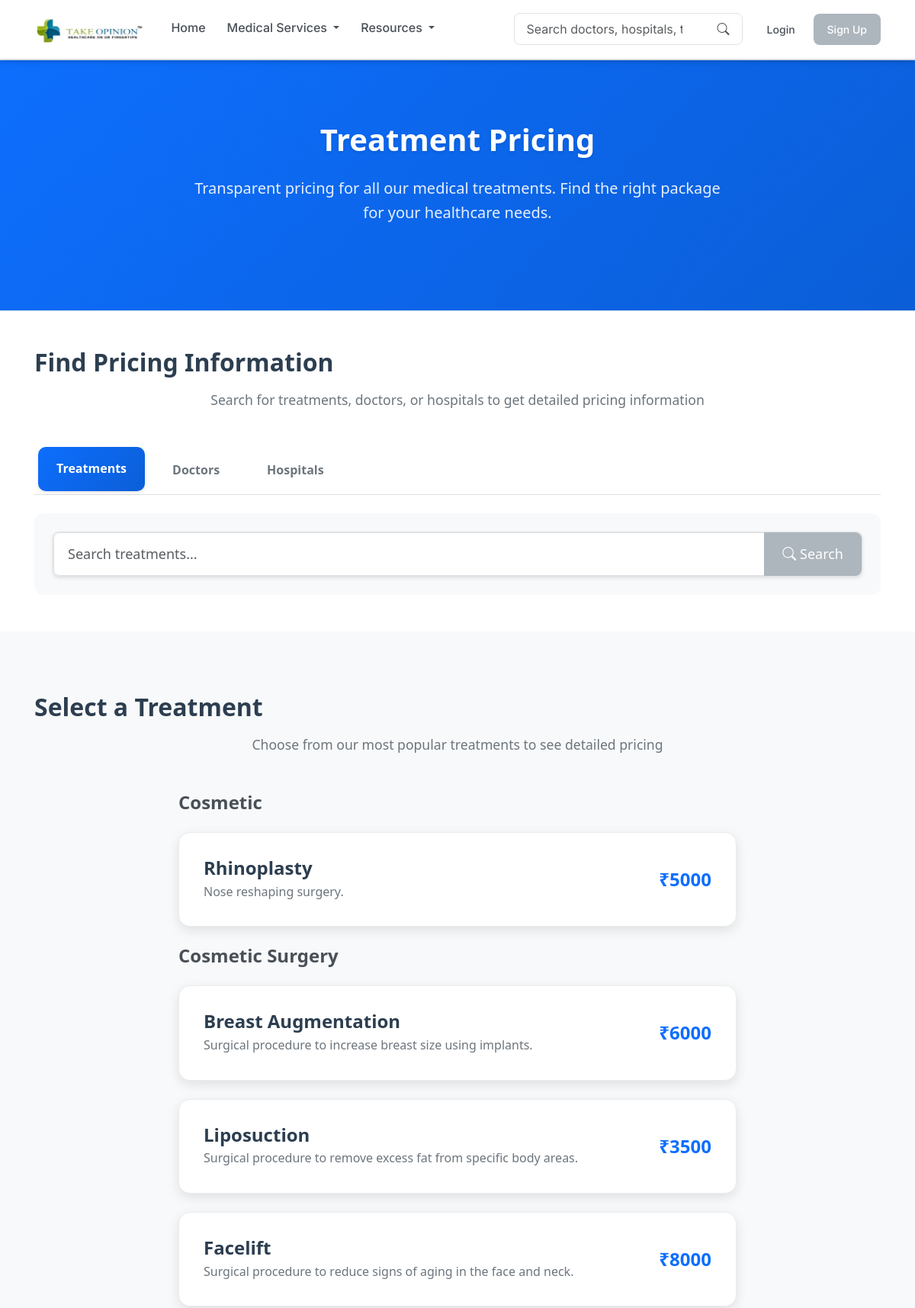
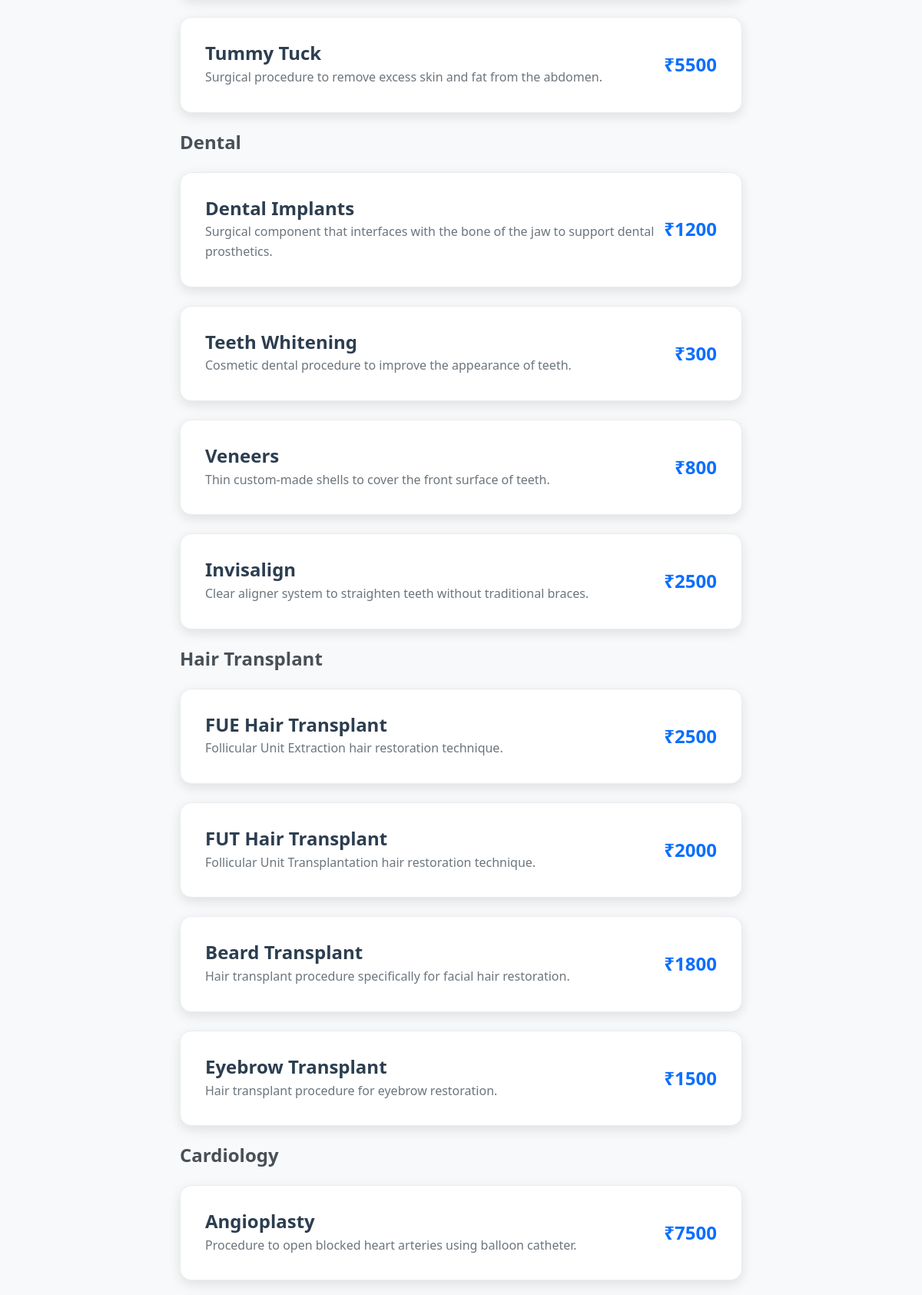
/treatments/pricing/ (upper part), run on the app's committed database (2 pictures, top to bottom).
### treatments/models.py (models this page shows, shortened)
class TreatmentCategory(models.Model):
    TYPE_CHOICES = (
        ("medical", "Medical Treatments"),
        ("aesthetic", "Aesthetic"),
        ("wellness", "Wellness"),
    )
    name = models.CharField(max_length=200)
    slug = models.SlugField(unique=True, blank=True)
    type = models.CharField(max_length=20, choices=TYPE_CHOICES, default="medical")
    class Meta:
        verbose_name_plural = "Treatment Categories"

class Treatment(models.Model):
    name = models.CharField(max_length=200)
    slug = models.SlugField(unique=True, blank=True)
    description = models.TextField(blank=True)
    category = models.ForeignKey(TreatmentCategory, on_delete=models.CASCADE, related_name="treatments")
    duration = models.CharField(max_length=100, blank=True, default="5-7 days")
    anesthesia_type = models.CharField(max_length=100, blank=True, default="General")
    recovery_time = models.CharField(max_length=100, blank=True, default="2-3 weeks")
    procedure_details = models.TextField(blank=True, default="This treatment involves a comprehensive approach to address your medical condition with the latest techniques and technology. The procedure is performed by highly qualified specialists in state-of-the-art facilities.")
    preparation_guidelines = models.TextField(blank=True, default="Consult your doctor,Stop certain medications,Complete medical tests,Fast before procedure")
    aftercare_instructions = models.TextField(blank=True, default="Rest and recovery period,Medication schedule,Follow-up appointments,Activity restrictions")
    starting_price = models.DecimalField(max_digits=10, decimal_places=2, default=5000.00)
    review_count = models.PositiveIntegerField(default=120)  # type: ignore

### treatments/views.py (the view)
# urls.py: path("pricing/", views.treatments_pricing, name="treatments_pricing"),
def treatments_pricing(request: HttpRequest) -> HttpResponse:
    treatments = Treatment.objects.select_related('category').all().order_by('category__type', 'category__name', 'name')  # type: ignore
    categories = TreatmentCategory.objects.prefetch_related('treatments').all().order_by("type", "name")  # type: ignore
    return render(request, "treatments/pricing.html", {
        "treatments": treatments,
        "categories": categories
    })

### treatments/templates/treatments/pricing.html (shortened to what this page needs)
{% extends 'base.html' %}
{% block content %}
<div class="pricing-page">
  <section class="hero-section" aria-labelledby="hero-heading">
    <div class="container hero-content">
      <h1 id="hero-heading" class="hero-title">Treatment Pricing</h1>
      <p class="hero-subtitle">Transparent pricing for all our medical treatments. Find the right package for your healthcare needs.</p>
    </div>
  </section>
  <section class="search-section" aria-labelledby="search-heading">
    <div class="container">
      <div class="section-header">
        <h2 id="search-heading" class="section-title">Find Pricing Information</h2>
        <p class="section-subtitle">Search for treatments, doctors, or hospitals to get detailed pricing information</p>
      </div>
      <ul class="nav nav-tabs search-tabs mb-4" id="searchTab" role="tablist">
        <li class="nav-item" role="presentation">
          <button class="nav-link active" id="treatment-tab" data-bs-toggle="tab" data-bs-target="#treatment" type="button" role="tab">Treatments</button>
        </li>
        <li class="nav-item" role="presentation">
          <button class="nav-link" id="doctor-tab" data-bs-toggle="tab" data-bs-target="#doctor" type="button" role="tab">Doctors</button>
        </li>
        <li class="nav-item" role="presentation">
          <button class="nav-link" id="hospital-tab" data-bs-toggle="tab" data-bs-target="#hospital" type="button" role="tab">Hospitals</button>
        </li>
      </ul>
      <div class="tab-content" id="searchTabContent">
        <div class="tab-pane fade show active" id="treatment" role="tabpanel">
          <div class="search-form">
            <div class="input-group">
              <input type="text" class="form-control form-control-lg" id="treatmentSearch" placeholder="Search treatments...">
              <button class="btn btn-primary btn-lg" type="button" id="searchTreatmentBtn">
                <i class="bi bi-search"></i> Search
              </button>
            </div>
          </div>
        </div>
      </div>
    </div>
  </section>
  <section class="treatment-selection-section" aria-labelledby="treatment-selection-heading">
    <div class="container">
      <div class="section-header">
        <h2 id="treatment-selection-heading" class="section-title">Select a Treatment</h2>
        <p class="section-subtitle">Choose from our most popular treatments to see detailed pricing</p>
      </div>
      <div class="row">
        <div class="col-lg-8 mx-auto">
          {% for category in categories %}
            {% if category.treatments.all %}
              <h4 class="mb-4">{{ category.name }}</h4>
              {% for treatment in category.treatments.all %}
                <div class="treatment-card" data-treatment-id="{{ treatment.id }}">
                  <div class="d-flex justify-content-between align-items-center">
                    <div>
                      <h4 class="mb-1">{{ treatment.name }}</h4>
                      <p class="mb-0 text-muted">{{ treatment.description|truncatewords:15 }}</p>
                    </div>
                    <div class="price">₹{{ treatment.starting_price|floatformat:0 }}</div>
                  </div>
                </div>
              {% endfor %}
            {% endif %}
          {% endfor %}
        </div>
      </div>
    </div>
  </section>
</div>
{% endblock %}

### static/css/main.css (style rules this page uses)
:root { --medical-red: #adb5bd; --medical-red-dark: #868e96; --medical-green: #adb5bd; --medical-green-dark: #868e96; --medical-blue: #adb5bd; --medical-blue-dark: #868e96; --medical-blue-light: #e9ecef; --turquoise: #adb5bd; --slate-blue: #adb5bd; --platinum: #e9ecef; --glacier: #e9ecef; --ice-blue: #f8f9fa; --white: #ffffff; --light-gray: #f8f9fa; --dark-gray: #495057; --border-color: #dee2e6; --shadow-color: rgba(0, 0, 0, 0.1); }
body { font-family: 'Inter', system-ui, -apple-system, sans-serif; color: var(--dark-gray); background-color: var(--white); line-height: 1.6; padding: 0; margin: 0; }
h1, h2, h3, h4, h5, h6 { font-weight: 700; color: var(--dark-gray); margin-bottom: 0.5rem; }
h1 { font-size: 2.5rem; }
h2 { font-size: 2rem; }
h4 { font-size: 1.5rem; }
p { margin-bottom: 1rem; color: var(--dark-gray); }
.btn { border-radius: 0.5rem; font-weight: 500; padding: 0.625rem 1.125rem; transition: all 0.2s ease; border: none; }
.btn-primary { background-color: var(--medical-blue); border-color: var(--medical-blue); color: white; }
.btn-lg { padding: 0.75rem 1.5rem; font-size: 1.125rem; }
.form-control, .form-select { border-radius: 0.5rem; border: 1px solid var(--border-color); padding: 0.75rem 1rem; background-color: var(--white); font-size: 1rem; }
.form-control-lg, .form-select-lg { padding: 0.875rem 1.125rem; font-size: 1.125rem; }
.nav-link { font-weight: 500; color: var(--dark-gray); padding: 0.5rem 1rem; border-radius: 0.5rem; transition: all 0.2s ease; margin: 0 0.125rem; }
.nav-link.active { color: var(--medical-blue); background-color: rgba(13, 110, 253, 0.1); }
.nav-tabs .nav-link { border: 1px solid transparent; border-top-left-radius: 0.5rem; border-top-right-radius: 0.5rem; color: var(--dark-gray); font-weight: 500; }
.nav-tabs .nav-link.active { color: var(--medical-blue); background-color: var(--white); border-color: var(--border-color) var(--border-color) var(--white); }
.nav-tabs { border-bottom: 1px solid var(--border-color); }
.section-title { display: flex; align-items: center; gap: 0.75rem; margin-bottom: 1.5rem; }
.text-muted { color: #6c757d !important; }
.input-group { box-shadow: 0 0.125rem 0.25rem var(--shadow-color); border-radius: 0.5rem; border: 1px solid var(--border-color); background-color: var(--white); }
.container, .container-fluid { padding-left: 15px; padding-right: 15px; }
.treatment-card { transition: all 0.3s ease; border-radius: 10px; overflow: hidden; }
.nav-tabs .nav-link { font-weight: 500; padding: 1rem 1.5rem; border: none; border-radius: 0.5rem 0.5rem 0 0; color: var(--dark-gray); transition: all 0.2s ease; }
.nav-tabs .nav-link.active { background-color: #fff; color: var(--medical-blue); box-shadow: 0 0.125rem 0.25rem rgba(0, 0, 0, 0.1); border: none; }

### treatments/templates/treatments/pricing.html (style rules this page uses)
.pricing-page { font-family: "Segoe UI", Tahoma, Geneva, Verdana, sans-serif; }
.hero-section { background: linear-gradient(135deg, #0d6efd 0%, #0b5ed7 100%); color: white; padding: 5rem 0; position: relative; overflow: hidden; border-bottom: 1px solid #e9ecef; }
.hero-content { position: relative; z-index: 2; text-align: center; }
.hero-title { font-size: 2.5rem; font-weight: 700; margin-bottom: 1.5rem; color: white; text-shadow: 0 2px 4px rgba(0, 0, 0, 0.1); }
.hero-subtitle { font-size: 1.25rem; margin-bottom: 2rem; max-width: 700px; margin-left: auto; margin-right: auto; color: rgba(255, 255, 255, 0.9); }
.section-header { text-align: center; margin-bottom: 3rem; }
.section-title { font-size: 2rem; font-weight: 700; color: #2c3e50; margin-bottom: 1rem; }
.section-subtitle { font-size: 1.1rem; color: #6c757d; max-width: 700px; margin: 0 auto; }
.search-section { background: white; padding: 3rem 0; box-shadow: 0 5px 15px rgba(0, 0, 0, 0.05); }
.search-tabs .nav-link { border-radius: 10px; font-weight: 600; color: #6c757d; margin: 0 5px; border: 2px solid transparent; }
.search-tabs .nav-link.active { background: linear-gradient(135deg, #0d6efd, #0b5ed7); color: white; border: none; }
.search-form { background: #f8f9fa; border-radius: 12px; padding: 1.5rem; margin-top: 1.5rem; }
.treatment-selection-section { background-color: #f8f9fa; padding: 5rem 0; }
.treatment-card { background: white; border-radius: 15px; padding: 2rem; box-shadow: 0 5px 15px rgba(0, 0, 0, 0.1); transition: all 0.3s ease; border: 1px solid #e9ecef; cursor: pointer; margin-bottom: 1.5rem; }
.treatment-card h4 { color: #2c3e50; margin-bottom: 1rem; }
.treatment-card .price { font-size: 1.5rem; font-weight: 700; color: #0d6efd; }

### data on the page
TreatmentCategory: name "Cosmetic"
Treatment: name "Rhinoplasty", description "Nose reshaping surgery.", starting_price "5000"
TreatmentCategory: name "Cosmetic Surgery"
Treatment: name "Breast Augmentation", description "Surgical procedure to increase breast size using implants.", starting_price "6000"
Treatment: name "Liposuction", description "Surgical procedure to remove excess fat from specific body areas.", starting_price "3500"
Treatment: name "Facelift", description "Surgical procedure to reduce signs of aging in the face and neck.", starting_price "8000"
Treatment: name "Tummy Tuck", description "Surgical procedure to remove excess skin and fat from the abdomen.", starting_price "5500"
TreatmentCategory: name "Dental"
Treatment: name "Dental Implants", description "Surgical component that interfaces with the bone of the jaw to support dental prosthetics.", starting_price "1200"
Treatment: name "Teeth Whitening", description "Cosmetic dental procedure to improve the appearance of teeth.", starting_price "300"
Treatment: name "Veneers", description "Thin custom-made shells to cover the front surface of teeth.", starting_price "800"
Treatment: name "Invisalign", description "Clear aligner system to straighten teeth without traditional braces.", starting_price "2500"
TreatmentCategory: name "Hair Transplant"
Treatment: name "FUE Hair Transplant", description "Follicular Unit Extraction hair restoration technique.", starting_price "2500"
Treatment: name "FUT Hair Transplant", description "Follicular Unit Transplantation hair restoration technique.", starting_price "2000"
Treatment: name "Beard Transplant", description "Hair transplant procedure specifically for facial hair restoration.", starting_price "1800"
Treatment: name "Eyebrow Transplant", description "Hair transplant procedure for eyebrow restoration.", starting_price "1500"
TreatmentCategory: name "Cardiology"
Treatment: name "Angioplasty", description "Procedure to open blocked heart arteries using balloon catheter.", starting_price "7500"
